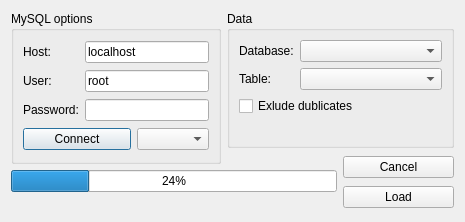
<?xml version="1.0" encoding="UTF-8"?>
<ui version="4.0">
 <class>SQLDlg</class>
 <widget class="QDialog" name="SQLDlg">
  <property name="windowModality">
   <enum>Qt::WindowModal</enum>
  </property>
  <property name="geometry">
   <rect>
    <x>0</x>
    <y>0</y>
    <width>465</width>
    <height>222</height>
   </rect>
  </property>
  <property name="windowTitle">
   <string>Connect to DB</string>
  </property>
  <layout class="QGridLayout" name="gridLayout_3">
   <item row="0" column="0" rowspan="2">
    <widget class="QGroupBox" name="groupBox_2">
     <property name="title">
      <string>MySQL options</string>
     </property>
     <layout class="QGridLayout" name="gridLayout">
      <item row="0" column="0">
       <widget class="QLabel" name="label">
        <property name="text">
         <string>Host:</string>
        </property>
       </widget>
      </item>
      <item row="0" column="1" colspan="2">
       <widget class="QLineEdit" name="m_lineHost">
        <property name="text">
         <string>localhost</string>
        </property>
       </widget>
      </item>
      <item row="1" column="0">
       <widget class="QLabel" name="label_2">
        <property name="text">
         <string>User:</string>
        </property>
       </widget>
      </item>
      <item row="1" column="1" colspan="2">
       <widget class="QLineEdit" name="m_lineUser">
        <property name="text">
         <string>root</string>
        </property>
       </widget>
      </item>
      <item row="2" column="0">
       <widget class="QLabel" name="label_3">
        <property name="text">
         <string>Password:</string>
        </property>
       </widget>
      </item>
      <item row="2" column="1" colspan="2">
       <widget class="QLineEdit" name="m_linePassword"/>
      </item>
      <item row="3" column="0" colspan="2">
       <widget class="QPushButton" name="connectBtn">
        <property name="text">
         <string>Connect</string>
        </property>
       </widget>
      </item>
      <item row="3" column="2">
       <widget class="QComboBox" name="m_driver"/>
      </item>
     </layout>
    </widget>
   </item>
   <item row="0" column="1" colspan="2">
    <widget class="QGroupBox" name="groupBox">
     <property name="title">
      <string>Data</string>
     </property>
     <layout class="QGridLayout" name="gridLayout_2">
      <item row="0" column="0">
       <widget class="QLabel" name="label_4">
        <property name="text">
         <string>Database:</string>
        </property>
       </widget>
      </item>
      <item row="0" column="1">
       <widget class="QComboBox" name="m_DBselect"/>
      </item>
      <item row="1" column="0">
       <widget class="QLabel" name="label_5">
        <property name="text">
         <string>Table:</string>
        </property>
       </widget>
      </item>
      <item row="1" column="1">
       <widget class="QComboBox" name="m_Tableselect"/>
      </item>
      <item row="2" column="0" colspan="2">
       <widget class="QCheckBox" name="checkExlude">
        <property name="text">
         <string>Exlude dublicates</string>
        </property>
       </widget>
      </item>
      <item row="3" column="1">
       <spacer name="horizontalSpacer">
        <property name="orientation">
         <enum>Qt::Horizontal</enum>
        </property>
        <property name="sizeHint" stdset="0">
         <size>
          <width>153</width>
          <height>20</height>
         </size>
        </property>
       </spacer>
      </item>
     </layout>
    </widget>
   </item>
   <item row="1" column="2" rowspan="3">
    <layout class="QVBoxLayout" name="verticalLayout">
     <property name="sizeConstraint">
      <enum>QLayout::SetDefaultConstraint</enum>
     </property>
     <item>
      <widget class="QPushButton" name="cancelBtn">
       <property name="text">
        <string>Cancel</string>
       </property>
      </widget>
     </item>
     <item>
      <widget class="QPushButton" name="okBtn">
       <property name="text">
        <string>Load</string>
       </property>
      </widget>
     </item>
    </layout>
   </item>
   <item row="2" column="0" colspan="2">
    <widget class="QProgressBar" name="dataProgress">
     <property name="value">
      <number>24</number>
     </property>
    </widget>
   </item>
   <item row="3" column="0">
    <spacer name="horizontalSpacer_2">
     <property name="orientation">
      <enum>Qt::Horizontal</enum>
     </property>
     <property name="sizeHint" stdset="0">
      <size>
       <width>215</width>
       <height>13</height>
      </size>
     </property>
    </spacer>
   </item>
  </layout>
 </widget>
 <resources/>
 <connections>
  <connection>
   <sender>cancelBtn</sender>
   <signal>clicked()</signal>
   <receiver>SQLDlg</receiver>
   <slot>reject()</slot>
   <hints>
    <hint type="sourcelabel">
     <x>410</x>
     <y>180</y>
    </hint>
    <hint type="destinationlabel">
     <x>287</x>
     <y>187</y>
    </hint>
   </hints>
  </connection>
 </connections>
</ui>
